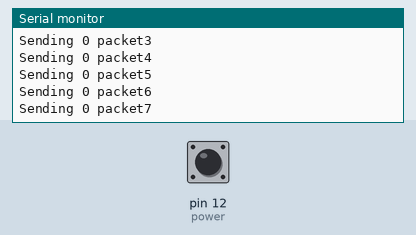
Recording of a sketch running on a simulated Arduino Uno, built with avr-gcc and run on an emulated ATmega328P. Shown: the last lines printed to the serial monitor. The test bench sets the inputs (shaded band); at power-on: pin 12 (power) HIGH. No radio packets arrive unless stated.

Above: at 1.2 s.
1.3 s: pin 12 (power) pulled LOW for 0.2 s
At 1.44 s:
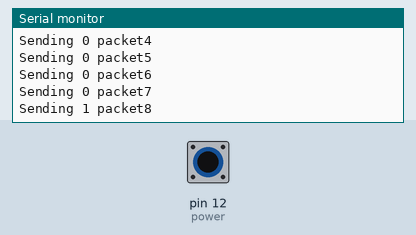
3.0 s: pin 12 (power) pulled LOW for 1 s
At 3.21 s:
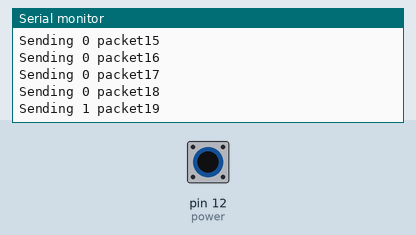
5.5 s: pin 12 (power) pulled LOW for 0.2 s
At 5.78 s:
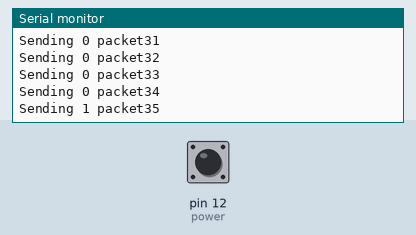
Timing chart, 0 to 8.5 s (numbered marks = the images above; inputs shaded):
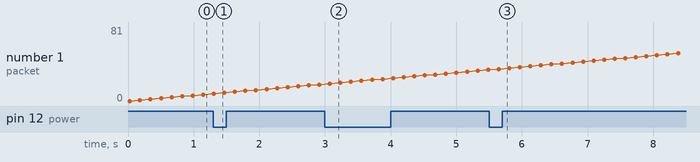

Measured:
- after the input at 1.3 s, the serial monitor: prints a new line at once (image 1)
- after the input at 3.0 s, the serial monitor: prints a new line after 0.07 s (image 2)
- after the input at 5.5 s, the serial monitor: prints a new line after 0.15 s (image 3)

The sketch:

radiotx.ino
```cpp
// rf69 transmission
// -*- mode: C++ -*-
// Critical Making s17

#include <SPI.h>
#include <RH_RF69.h>

/************ Radio Setup ***************/

// Change to 434.0 or other frequency, must match RX's freq!
#define RF69_FREQ 915.0

// Where to send packets to!
#define DEST_ADDRESS   1

// change addresses for each client board, any number :)
#define MY_ADDRESS     2

#define RFM69_CS      10   // "B"
#define RFM69_RST     11   // "A"
#define RFM69_INT     6    // "D"
#define RFM69_IRQ     6    // "D"
#define RFM69_IRQN    digitalPinToInterrupt(RFM69_IRQ )

// need to use for other things
// #define LED           13
#define power            12

// Singleton instance of the radio driver
RH_RF69 rf69(RFM69_CS, RFM69_INT);

int16_t packetnum = 0;  // packet counter, we increment per xmission
int sending = 0;

void setup()
{
  Serial.begin(115200);
  // wait until serial console is open, remove if not tethered to computer
  // while (!Serial) delay(1);

  pinMode(RFM69_RST, OUTPUT);
  digitalWrite(RFM69_RST, LOW);

  Serial.println("Feather RFM69 TX Test!");
  Serial.println();

  // manual reset
  digitalWrite(RFM69_RST, HIGH);
  delay(10);
  digitalWrite(RFM69_RST, LOW);
  delay(10);

  if (!rf69.init()) {
    Serial.println("RFM69 radio init failed");
    while (1);
  }

  Serial.println("RFM69 radio init OK!");
  // Defaults after init are 434.0MHz, modulation GFSK_Rb250Fd250, +13dbM (for low power module)
  // No encryption
  if (!rf69.setFrequency(RF69_FREQ)) {
    Serial.println("setFrequency failed");
  }

  // If you are using a high power RF69 eg RFM69HW, you *must* set a Tx power with the
  // ishighpowermodule flag set like this:
  rf69.setTxPower(20, true);  // range from 14-20 for power, 2nd arg must be true for 69HCW

  // The encryption key has to be the same as the one in the server
  uint8_t key[] = { 0x01, 0x02, 0x03, 0x04, 0x05, 0x06, 0x07, 0x08,
                    0x01, 0x02, 0x03, 0x04, 0x05, 0x06, 0x07, 0x08
                  };
  rf69.setEncryptionKey(key);

  pinMode(power, INPUT_PULLUP);
  digitalWrite(power, HIGH);

  Serial.print("RFM69 radio @");
  Serial.print((int)RF69_FREQ);
  Serial.println(" MHz");
}


void loop() {
  int lvl = digitalRead(power);
  //Serial.print("level: ");
  //Serial.println(lvl);

  if (lvl == HIGH)
    sendMessage('0');
  else if (lvl == LOW)
    sendMessage('1');
}

void sendMessage(char lvl) {

  if (!sending) {
    sending = 1;
    char radiopacket[20] = "  packet:";
    radiopacket[0] = lvl;
    itoa(packetnum++, radiopacket + 8, 10);
    Serial.print("Sending ");
    Serial.println(radiopacket);

    // Send a message!
    rf69.send((uint8_t *)radiopacket, strlen(radiopacket));
    rf69.waitPacketSent();

    /*
    // Now wait for a reply
    uint8_t buf[RH_RF69_MAX_MESSAGE_LEN];
    uint8_t len = sizeof(buf);

    if (rf69.waitAvailableTimeout(500))  {
      // Should be a reply message for us now
      if (rf69.recv(buf, &len)) {
        Serial.print("Got a reply: ");
        Serial.println((char*)buf);
      } else {
        Serial.println("Receive failed");
      }
    } else {
      Serial.println("No reply, is another RFM69 listening?");
    }
    */

    sending = 0;
  }

  delay(100); // delay for sending message

}
```
